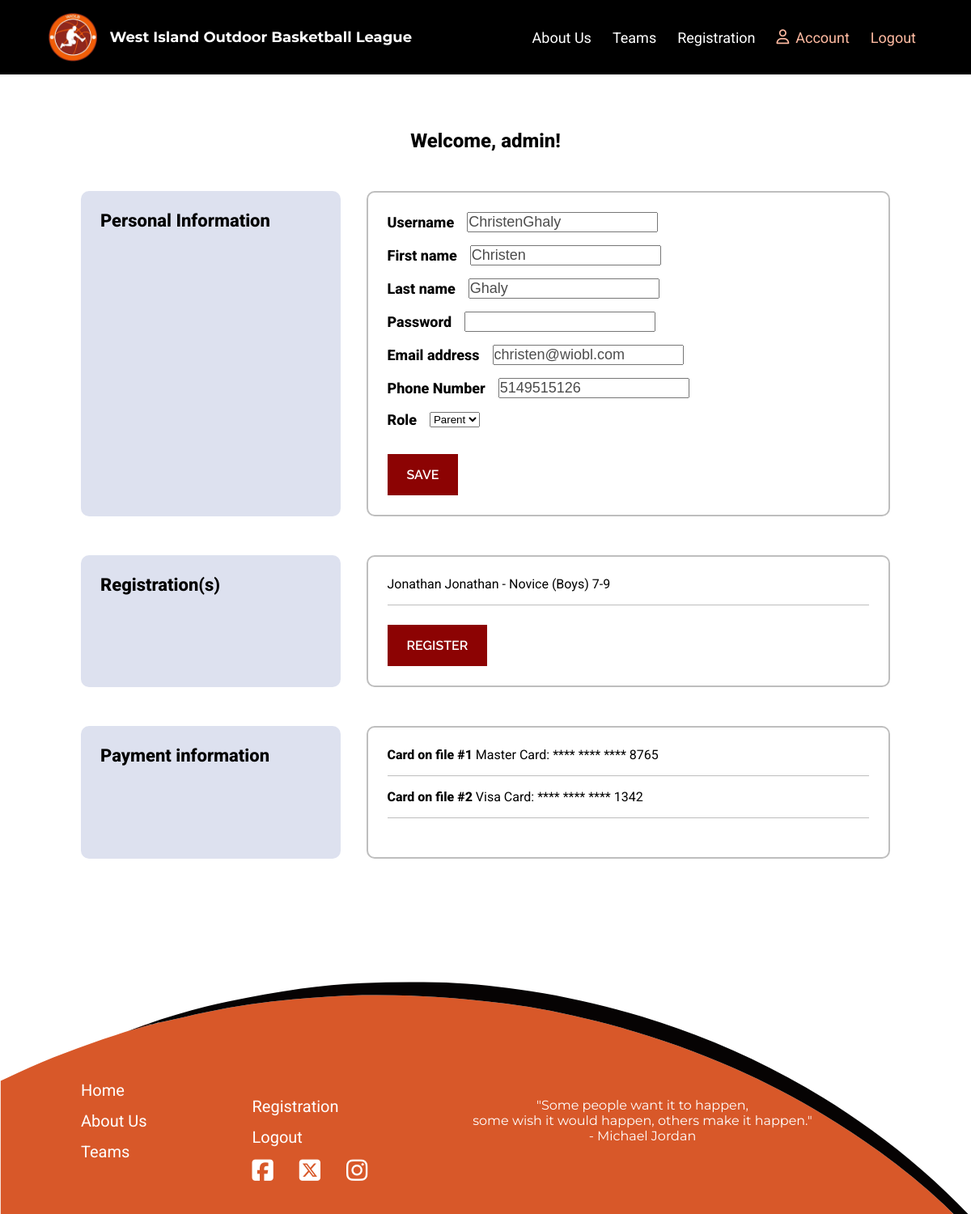
Page /wioblapp/account/9/ (signed in) on the earlier database version.
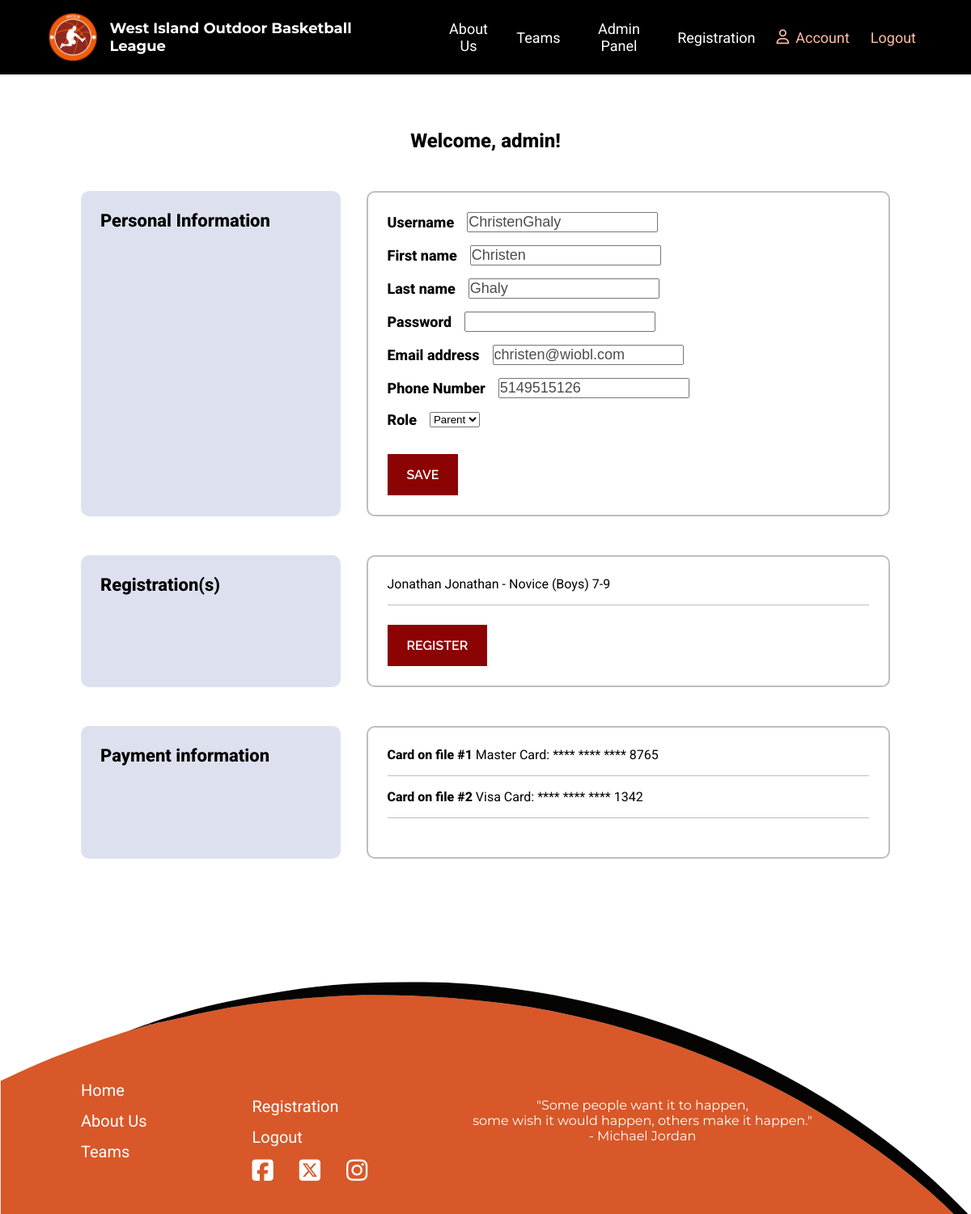
Same page on the later database version.
### wioblapp/views.py (the view, shortened to what this page needs)
# urls.py: path("account/<int:account_id>/", views.member_account, name="member_account"),
@login_required(login_url="login")
def member_account(request, account_id):
    member = get_object_or_404(UserAccount, pk=account_id)
    players = Player.objects.filter(related_account=account_id)
    registrations = Registration.objects.filter(player__in=players)
    password = member.password
    try:
        player = Player.objects.filter(related_account=account_id).first()
    except Player.DoesNotExist:
        pass
    try:
        registration = Registration.objects.get(player=player)
    except Registration.DoesNotExist:
        pass
    if request.method == "GET":
        account_form = ModifyAccountForm(instance=member)
    context = {
        "account_form": account_form,
        "member": member,
        "players": players,
        "registrations": registrations,
    }
    return render(request, "member_account.html", context)

### wioblapp/forms.py
class ModifyAccountForm(forms.ModelForm):
    password = forms.CharField(label="Password", max_length=20, widget=forms.PasswordInput, required=True)
    phone = forms.CharField(label="Phone Number", required=False)
    class Meta:
        model = UserAccount
        fields = ["username", "first_name", "last_name", "password", "email", "phone", "role"]

### wioblapp/models.py (called while the page is built)
    def __str__(self):
        return self.name

    def __str__(self):
        return self.username

    def __str__(self):
        return str(self.reg_type)

    def __str__(self):
        return self.name

    def __str__(self):
        return f"{self.player} - {self.reg_type}"

### wioblapp/templates/member_account.html (shortened to what this page needs)
{% extends 'base.html' %}
{% load static %}
{% block content %}
    {% if request.user.is_authenticated %}
        <section class="account-info">
            <div class="container">
                <div class="profile-info">
                    <p>Welcome, {{ request.user }}!</p>
                </div>
                <div class="account-flex">
                    <div class="account-left">
                        <h3>Personal Information</h3>
                    </div>
                    <div class="account-right">
                        <div class="account-content">
                            <form action="{% url 'member_account' request.user.id %}" method="POST">
                                <div class="form">
                                    {% for field in account_form %}
                                        <div class="input-edit">
                                            <label for="{{ field.id_for_label }}">{{ field.label }}</label>
                                            {{ field }}
                                        </div>
                                    {% endfor %}
                                </div>
                                <div class="button-container">
                                    <button name="account_edit" class="action-button button" >Save</button>
                                </div>
                            </form>
                        </div>
                    </div>
                </div>
                <div class="account-flex">
                    <div class="account-left">
                        <h3>Registration(s)</h3>
                    </div>
                    <div class="account-right">
                        <div class=" account-content account-reg">
                            <div>
                                {% if registrations %}
                                <ul>
                                {% for registration in registrations %}
                                    <li>{{ registration }}</li>
                                {% endfor %}
                                </ul>
                                {% else %}
                                    <p>You don't have any registrations</p>
                                {% endif %}
                            </div>
                            <div class="button-container">
                                <a href="{% url 'registration' %}" class="action-button button">Register</a>
                            </div>
                        </div>
                    </div>
                </div>
                <div class="account-flex">
                    <div class="account-left">
                        <h3>Payment information</h3>
                    </div>
                    <div class="account-right">
                        <div class="account-content">
                            <ul>
                                <li><span>Card on file #1</span> Master Card: **** **** **** 8765</li>
                                <li><span>Card on file #2</span> Visa Card: **** **** **** 1342</li>
                            </ul>
                        </div>
                    </div>
                </div>
            </div>
        </section>
    {% endif %}
{% endblock %}

Differences in the rows shown:
changed UserAccount "admin": role_id empty → "Admin" (drawn)
Other differences:
text now shown: "Admin Panel"
